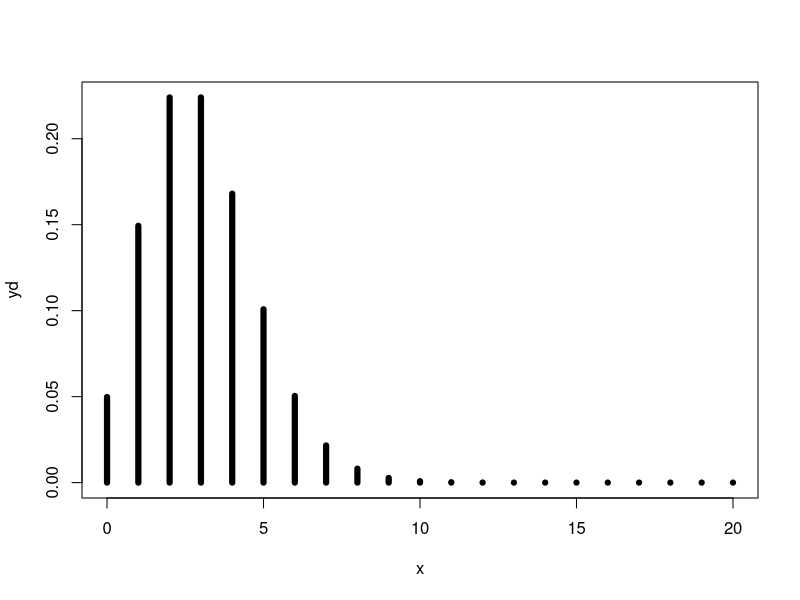
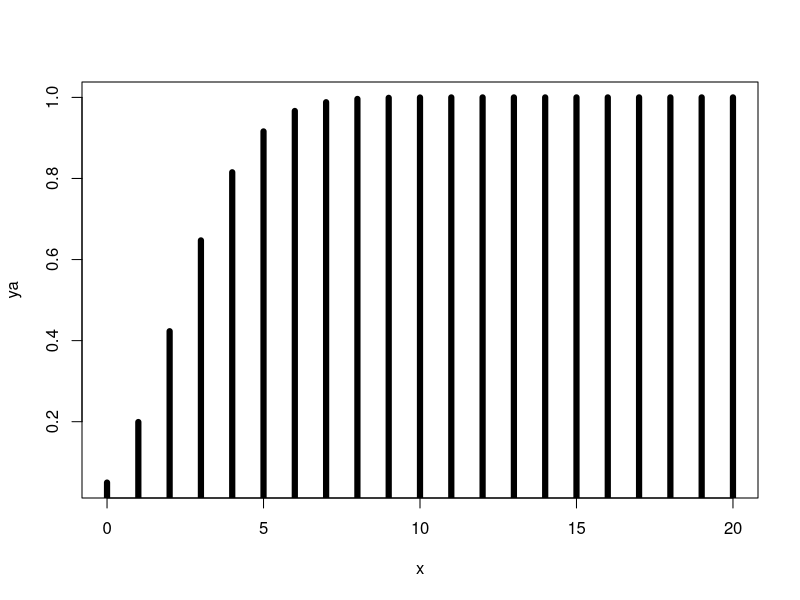

These charts were generated, in order, by the following R code:
# X: "Cantidad de accidentes de transito que ocurren en cierto cruce
#      por mes"

# X ~ P(lambda=3)

lambda=3

# b. Grafica de la fc. de densidad
x=seq(0, 20, by=1)
yd=dpois(x, lambda)
plot(x, yd, type="h", lwd=6)

# c. Grafica de la fc. acumulada

ya=ppois(x, lambda)
plot(x, ya, type="h", lwd=6)

# d. Calculo de probabilidades
# da. P( X = 5 )
print(dpois(5, lambda))

# db. P( X < 3 )
print(ppois(2, lambda))

# dc. P( X >= 2 )
print(1-ppois(1, lambda))

# e. Halle la probabilidad de que la variable
#    difiera de la media en más de dos veces el desvío
print(1-ppois(6.4641, lambda))
